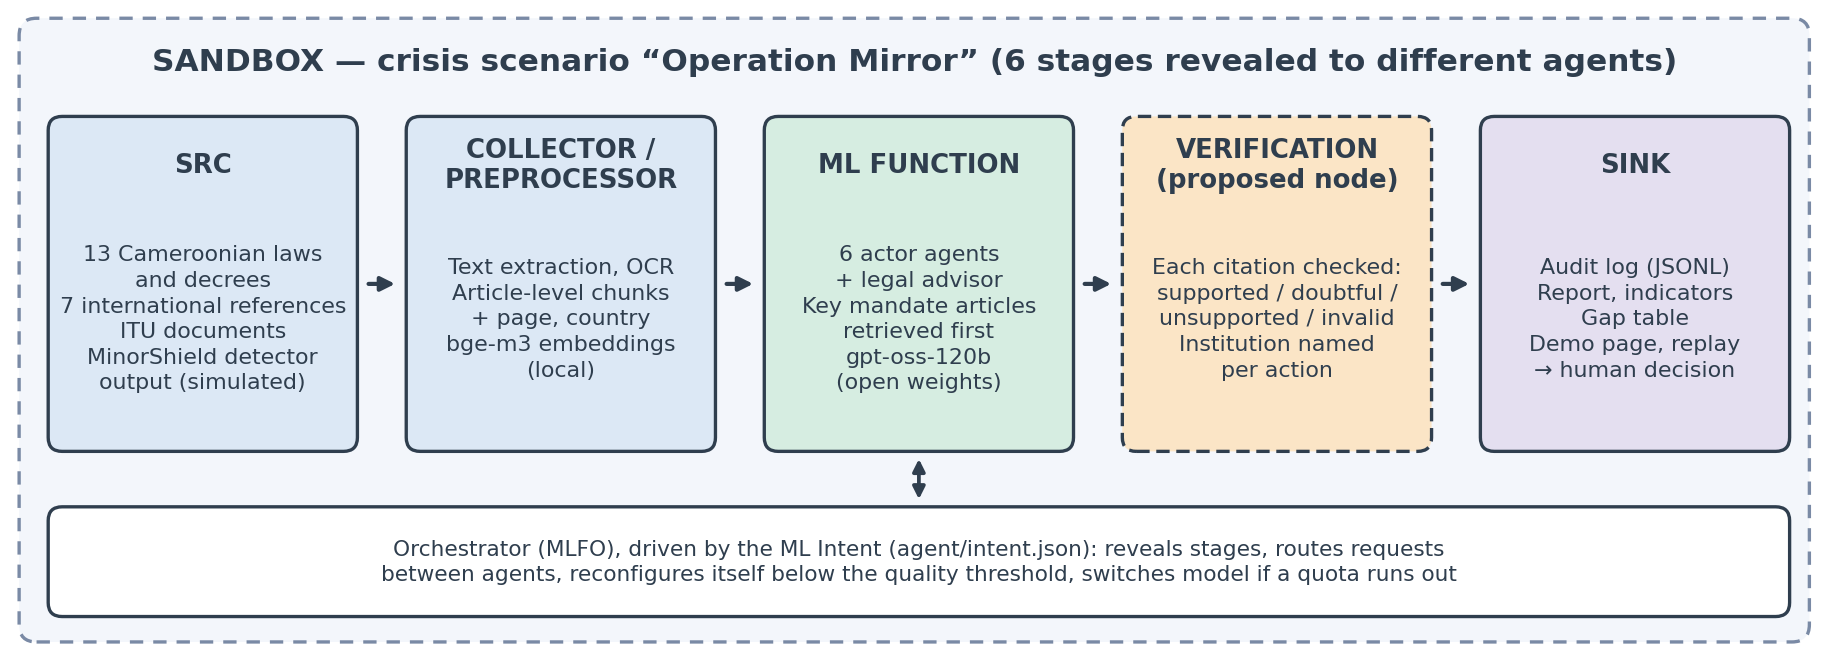

Write Python code to recreate this figure.
"""Figure 1 du rapport technique : architecture du Policy Lab sur le pipeline UIT-T Y.3172.

    python docs/rapport_technique/figure_architecture.py          ->  figure_architecture.png
    python docs/rapport_technique/figure_architecture.py --fr     ->  figure_architecture_fr.png
"""

import sys
from pathlib import Path

import matplotlib.pyplot as plt
from matplotlib.patches import FancyArrowPatch, FancyBboxPatch

FR = "--fr" in sys.argv
OUT = Path(__file__).with_name("figure_architecture_fr.png" if FR else "figure_architecture.png")
INK = "#2f3e4e"

BOXES_EN = [
    ("SRC", "13 Cameroonian laws\nand decrees\n7 international references\nITU documents\nMinorShield detector\noutput (simulated)", "#dce8f5", False),
    ("COLLECTOR /\nPREPROCESSOR", "Text extraction, OCR\nArticle-level chunks\n+ page, country\nbge-m3 embeddings\n(local)", "#dce8f5", False),
    ("ML FUNCTION", "6 actor agents\n+ legal advisor\nKey mandate articles\nretrieved first\ngpt-oss-120b\n(open weights)", "#d6ede1", False),
    ("VERIFICATION\n(proposed node)", "Each citation checked:\nsupported / doubtful /\nunsupported / invalid\nInstitution named\nper action", "#fbe5c6", True),
    ("SINK", "Audit log (JSONL)\nReport, indicators\nGap table\nDemo page, replay\n→ human decision", "#e4dff0", False),
]
BOXES_FR = [
    ("SRC", "13 lois et décrets\ncamerounais\n7 références\ninternationales\nDocuments de l'UIT\nDétecteur MinorShield\n(sortie simulée)", "#dce8f5", False),
    ("COLLECTEUR /\nPRÉTRAITEMENT", "Extraction du texte, OCR\nDécoupage par article\n+ page, pays\nEmbeddings bge-m3\n(locaux)", "#dce8f5", False),
    ("FONCTION ML", "6 agents acteurs\n+ conseiller juridique\nArticles clés du mandat\nfournis en priorité\ngpt-oss-120b\n(poids ouverts)", "#d6ede1", False),
    ("VÉRIFICATION\n(nœud proposé)", "Citation contrôlée :\nétayée / douteuse /\nnon étayée / invalide\nInstitution nommée\npour chaque action", "#fbe5c6", True),
    ("SINK", "Journal d'audit (JSONL)\nRapport, indicateurs\nTableau des lacunes\nDémo, rejeu\n→ décision humaine", "#e4dff0", False),
]
TITLE_EN = "SANDBOX — crisis scenario “Operation Mirror” (6 stages revealed to different agents)"
TITLE_FR = "BAC À SABLE — scénario de crise « Opération Miroir » (6 étapes révélées à des agents différents)"
MLFO_EN = ("Orchestrator (MLFO), driven by the ML Intent (agent/intent.json): reveals stages, routes requests\n"
           "between agents, reconfigures itself below the quality threshold, switches model if a quota runs out")
MLFO_FR = ("Orchestrateur (MLFO), piloté par le ML Intent (agent/intent.json) : révèle les étapes, transmet les demandes\n"
           "entre agents, se reconfigure sous le seuil de qualité, change de modèle si un quota est épuisé")

boxes = BOXES_FR if FR else BOXES_EN

fig, ax = plt.subplots(figsize=(15.6, 5.6), dpi=150)
ax.set_xlim(0, 156)
ax.set_ylim(0, 56)
ax.axis("off")

ax.add_patch(FancyBboxPatch((1, 1), 154, 54, boxstyle="round,pad=0,rounding_size=1.5",
                            fc="#f3f6fb", ec="#7a8aa5", lw=1.6, ls=(0, (4, 3))))
ax.text(78, 51.2, TITLE_FR if FR else TITLE_EN,
        ha="center", va="center", fontsize=14 if FR else 15, fontweight="bold", color=INK)

w, gap, x0, y0, h = 26.6, 4.2, 3.5, 17.5, 29
for i, (title, body, color, dashed) in enumerate(boxes):
    x = x0 + i * (w + gap)
    ax.add_patch(FancyBboxPatch((x, y0), w, h, boxstyle="round,pad=0,rounding_size=1.2",
                                fc=color, ec=INK, lw=1.6, ls=(0, (4, 2)) if dashed else "-"))
    ax.text(x + w / 2, y0 + h - 4.2, title, ha="center", va="center", fontsize=12.5, fontweight="bold", color=INK)
    ax.text(x + w / 2, y0 + h / 2 - 3, body, ha="center", va="center", fontsize=10.6, color=INK, linespacing=1.35)
    if i < len(boxes) - 1:
        ax.add_patch(FancyArrowPatch((x + w + 0.6, y0 + h / 2), (x + w + gap - 0.6, y0 + h / 2),
                                     arrowstyle="-|>", mutation_scale=14, color=INK, lw=2))

# Orchestrateur (MLFO) pilote par le ML Intent
ax.add_patch(FancyBboxPatch((x0, 3.2), 5 * w + 4 * gap, 9.5, boxstyle="round,pad=0,rounding_size=1.2",
                            fc="white", ec=INK, lw=1.6))
ax.text(x0 + (5 * w + 4 * gap) / 2, 7.95, MLFO_FR if FR else MLFO_EN,
        ha="center", va="center", fontsize=10.4, color=INK, linespacing=1.35)
mx = x0 + 2 * (w + gap) + w / 2
ax.add_patch(FancyArrowPatch((mx, 13.0), (mx, 17.2), arrowstyle="<|-|>", mutation_scale=12, color=INK, lw=1.8))

fig.savefig(OUT, bbox_inches="tight", pad_inches=0.05)
print(OUT)
